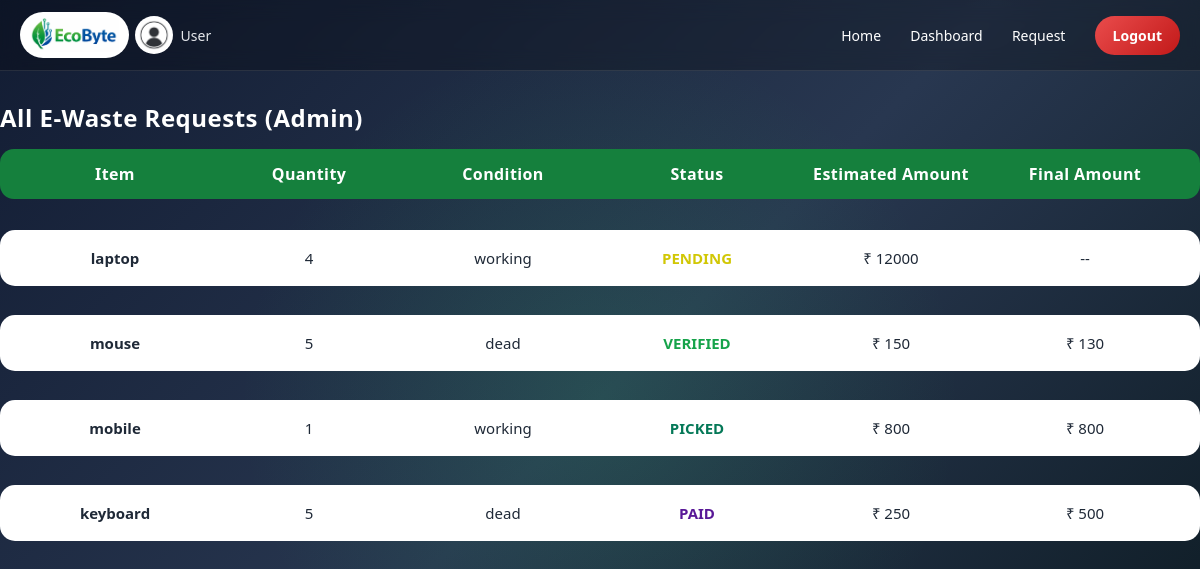
The app's page /admin-dashboard/ (signed in) with its own data.
### core/models.py (models this page shows, shortened)
class EwasteRequest(models.Model):
    ITEM_CHOICES = (
        ('mobile', 'Mobile'),
        ('battery', 'Battery'),
        ('laptop', 'Laptop'),
        ('desktop', 'Desktop'),
        ('tablet', 'Tablet'),
        ('keyboard', 'Keyboard'),
        ('mouse', 'Mouse'),
        ('headphone', 'Headphone'),
        ('earphone', 'Earphone'),
        ('charger', 'Charger'),
        ('smartwatch', 'Smartwatch'),
        ('camera', 'Camera'),
        ('printer', 'Printer'),
        ('monitor', 'Monitor'),
        ('router', 'Router'),
    )
    CONDITION_CHOICES = (
        ('working', 'Working'),
        ('dead', 'Dead'),
    )
    STATUS_CHOICES = (
        ('PENDING', 'Pending Admin Review'),
        ('VERIFIED', 'Verified by Admin'),
        ('SCHEDULED', 'Pickup Scheduled'),
        ('PICKED', 'Picked Up'),
        ('PAID', 'Payment Completed'),
        ('REJECTED', 'Rejected'),
    )
    assigned_agent = models.ForeignKey(
    User,
    on_delete=models.SET_NULL,
    null=True,
    blank=True,
    related_name="assigned_jobs"
)
    user = models.ForeignKey(User, on_delete=models.CASCADE)
    item_name = models.CharField(max_length=20, choices=ITEM_CHOICES)
    quantity = models.PositiveIntegerField()
    condition = models.CharField(max_length=10, choices=CONDITION_CHOICES)
    device_details = models.TextField(blank=True, null=True)
    address = models.TextField(blank=True, null=True)
    mobile = models.CharField(max_length=15, blank=True, null=True)
    status = models.CharField(
        max_length=20,
        choices=STATUS_CHOICES,
        default='PENDING'
    )
    estimated_amount = models.IntegerField(default=0)
    final_amount = models.IntegerField(null=True, blank=True)
    created_at = models.DateTimeField(auto_now_add=True)

### core/views.py (the view)
# urls.py: path("admin-dashboard/", views.admin_dashboard, name="admin_dashboard"),
@login_required
def admin_dashboard(request):
    ewaste_requests = EwasteRequest.objects.all().order_by("-id")
    return render(request, "dashboard.html", {
        "requests": ewaste_requests,
        "is_admin": True
    })

### templates/dashboard.html
{% extends "base.html" %}
{% load static %}
{% block content %}
<div class="dashboard-wrapper">
  {% if is_admin %}
  <h2 class="section-title">All E-Waste Requests (Admin)</h2>
    {% else %}
  <h2 class="section-title">My E-Waste Requests</h2>
  {% endif %}
  <div class="request-header">
    <div>Item</div>
    <div>Quantity</div>
    <div>Condition</div>
    <div>Status</div>
    <div>Estimated Amount</div>
    <div>Final Amount</div>
  </div>
  <div class="request-list">
    {% for r in requests %}
    <div class="request-row">
      <div class="cell strong">{{ r.item_name }}</div>
      <div class="cell">{{ r.quantity }}</div>
      <div class="cell">{{ r.condition }}</div>
      <div class="cell status {{ r.status|lower }}">{{ r.status }}</div>
      <div class="cell">{% if r.estimated_amount %}₹ {{ r.estimated_amount }}{% else %}--{% endif %}</div>
      <div class="cell">{% if r.final_amount %}₹ {{ r.final_amount }}{% else %}--{% endif %}</div>
    </div>
    {% endfor %}
  </div>
</div>
{% endblock %}

### templates/base.html (shortened to what this page needs)
{% load static %}
<!DOCTYPE html>
<html lang="en">
<head>
    <link rel="stylesheet" href="{% static 'css/style.css' %}">
</head>
<body>
<nav class="navbar">
  <div class="nav-left">
    <div class="logo">
    <div class="logo-box">
        <img src="{% static 'images/ecobyte3.png' %}" class="logo-img">
    </div>
    <a href="{% url 'core:profile' %}" class="user-avatar">
        <img src="{% static 'images/user.png' %}" alt="Profile">
        <span class="username">{{ request.user.username }}</span>
    </a>
</div>
</div>
    <div class="nav-right">
    <a href="{% url 'core:home' %}">Home</a>
{% if user.is_authenticated %}
  {% if not user.userprofile.is_agent and not user.userprofile.is_recycler %}
    <a href="{% url 'core:dashboard' %}">Dashboard</a>
    <a href="{% url 'core:request_pickup' %}">Request</a>
  {% endif %}
  <a href="{% url 'core:logout' %}" class="logout-btn">Logout</a>
{% endif %}
</div>
</nav>
{% block content %}
{% endblock %}
</body>
</html>

### static/css/style.css (style rules this page uses)
* { margin: 0; padding: 0; box-sizing: border-box; font-family: "Segoe UI", Arial, sans-serif; scroll-behavior: smooth; }
h1, h2 { font-weight: 600; letter-spacing: 0.5px; }
body { font-family: "Poppins", sans-serif; min-height: 100vh; margin: 0; color: #fff; background: radial-gradient(circle at center, rgba(41, 206, 102, 0.15), transparent 50%), linear-gradient(135deg, #121c33, #283750, #0b191f); }
.request-header, .request-row { display: grid; grid-template-columns: repeat(6, 1fr); align-items: center; text-align: center; padding: 14px 18px; }
.request-header { background: #15803d; color: #ffffff; font-weight: 600; border-radius: 14px; letter-spacing: 0.4px; }
.request-list { display: flex; flex-direction: column; gap: 14px; margin-top: 16px; }
.request-row .cell { font-size: 15px; color: #1f2937; font-weight: 500; }
.request-row .strong { font-weight: 600; }
.status.picked { color: #047857; font-weight: 700; }
.status.pending { color: #d1c705; font-weight: 700; }
.status.verified { color: #16a34a; font-weight: 700; }
.status.paid { color: #591897; font-weight: 700; }
.navbar { display: flex; justify-content: space-between; align-items: center; padding: 12px 20px; background: rgba(0, 0, 0, 0.25); backdrop-filter: blur(10px); border-bottom: 1px solid rgba(255,255,255,0.1); }
.navbar a { color: #e5e7eb; font-weight: 500; text-decoration: none; }
.navbar { display: flex; align-items: center; gap: 22px; }
.navbar .logout-btn { background: linear-gradient(135deg, #ea4c4c, #c21919); color: #ffffff !important; text-decoration: none; display: inline-block; border-radius: 50px; padding: 10px 18px; border: none; font-weight: bold; transition: 0.3s; }
.logo { font-size: 20px; font-weight: bold; color: #ffffff; display: flex; align-items: center; gap: 6px; }
.nav-right a { margin-left: 25px; text-decoration: none; color: #ffffff; font-size: 14px; transition: 0.3s; }
.section-title { margin: 30px 0 15px; font-size: 24px; color: #ffffff; }
.status { font-weight: bold; color: #ff9800; }
.dashboard-wrapper { width: 100%; max-width: 1200px; margin: 0 auto; margin-top: 20px; }
.logo-box { background: #ffffff; padding: 6px 10px; border-radius: 999px; display: inline-flex; align-items: center; gap: 8px; width: fit-content; }
.logo-img { height: 34px; width: auto; max-width: 100px; object-fit: contain; display: block; }
.user-avatar { display: flex; align-items: center; gap: 8px; text-decoration: none; color: white; transition: border-color 0.3s ease, transform 0.3s ease }
.user-avatar img { width: 38px; height: 38px; border-radius: 50%; object-fit: cover; }
.username { font-size: 14px; font-weight: 500; white-space: nowrap; }
.user-avatar img { max-width: 38px !important; max-height: 38px !important; }
.request-row { background: #ffffff; color: black; margin-top: 15px; padding: 18px; border-radius: 15px; display: grid; grid-template-columns: repeat(6, 1fr); text-align: center; align-items: center; transition: 0.3s ease; }

### records on screen
EwasteRequest: item_name "laptop", quantity "4", condition "working", status "PENDING", estimated_amount "12000"
EwasteRequest: item_name "mouse", quantity "5", condition "dead", status "VERIFIED", estimated_amount "150", final_amount "130"
EwasteRequest: item_name "mobile", quantity "1", condition "working", status "PICKED", estimated_amount "800", final_amount "800"
EwasteRequest: item_name "keyboard", quantity "5", condition "dead", status "PAID", estimated_amount "250", final_amount "500"

### other values on screen
{{ request.user.username }} "User"
